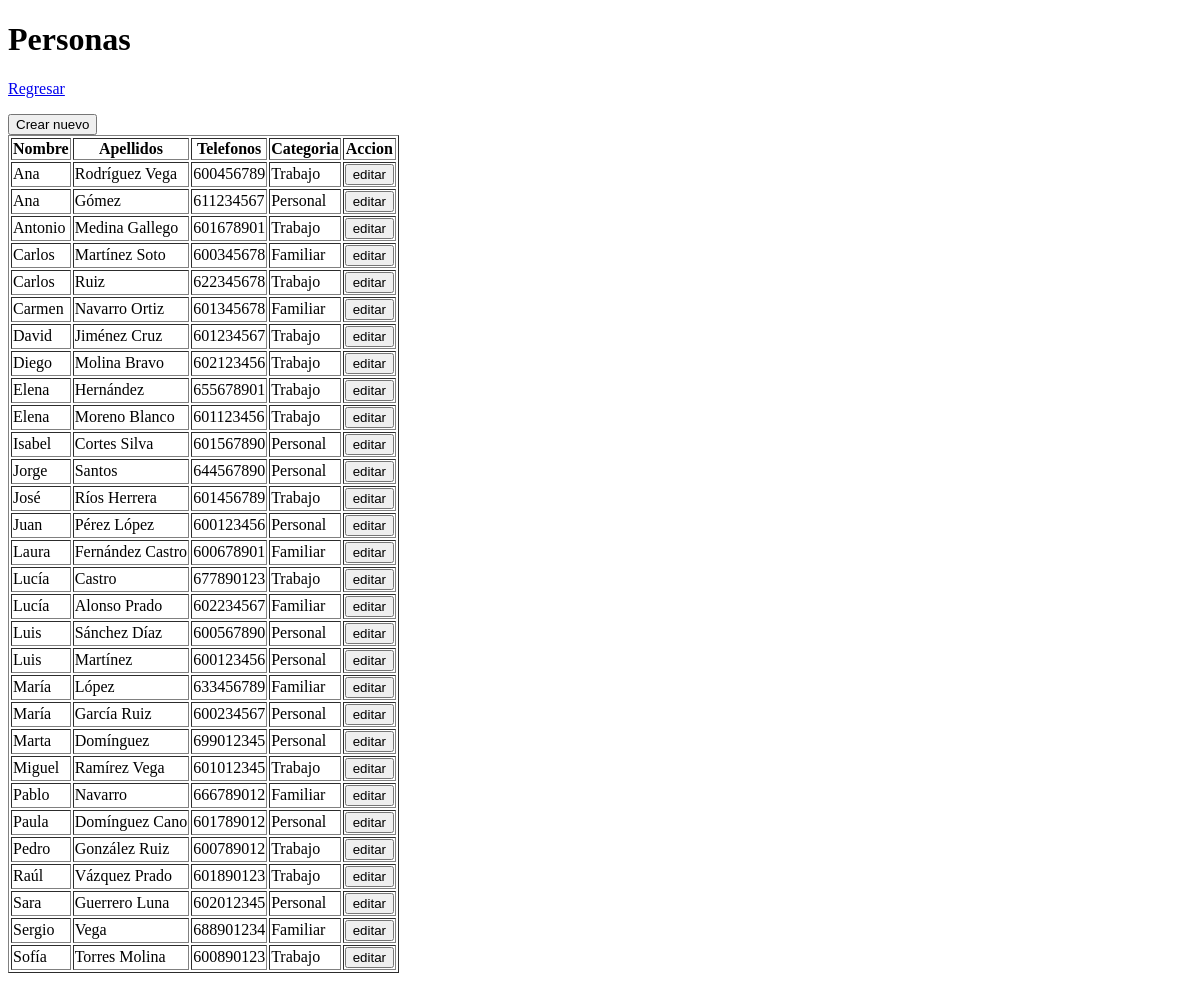
The page /agenda/listar-persona.php on the database as committed earlier.
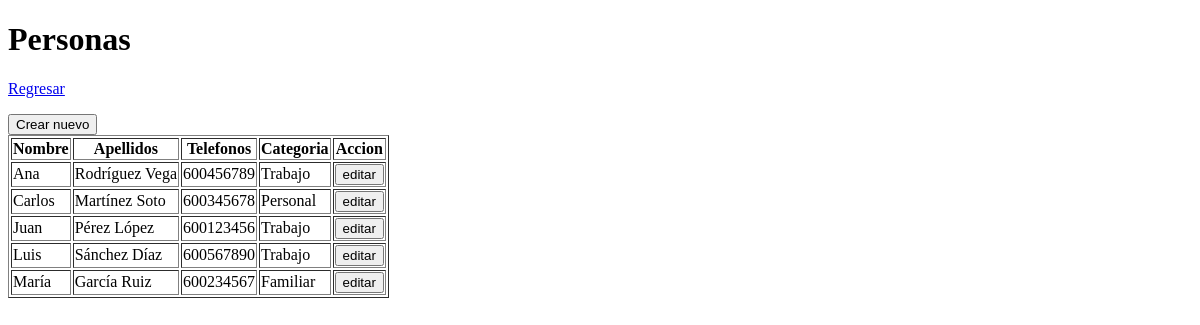
The same page on the database as committed later.
### tables this page shows
create table personas (
    id int auto_increment primary key,
    nombre varchar(20) not null,
    apellidos varchar(20) not null,
    telefono varchar(20) not null,
    categoria_id int,
    constraint fk_categoria FOREIGN KEY (categoria_id) REFERENCES categorias(categoria_id)
);

create table categorias (
    categoria_id int auto_increment primary key,
    nombre varchar(20) not null,
    descripcion varchar(100) not null
);

### agenda/varios.php (called while the page is built, shortened)
<?php
function selectContactosId($pdo){
    try{
        $consulta = $pdo->prepare("select
                                        p.nombre as nombre,
                                        p.apellidos as apellidos,
                                        p.telefono as telefono,
                                        c.nombre as categoria,
                                        p.id as id
                                    from personas p
                                    left join categorias c
                                        on c.categoria_id = p.categoria_id
                                    order by p.nombre");
        $consulta->execute();
        $datos = $consulta->fetchAll(PDO::FETCH_ASSOC);
    } catch(Exception $e){
        return $e->getMessage();
    }
    return $datos;
}

### agenda/listar-persona.php (the view, shortened to what this page needs)
<?php
require_once "varios.php";
$conexion = conectarPDO("localhost", "3307", "root", "", "agenda");
$html = "";
$personas = selectContactosId($conexion);
$html .= "<table border=\"1\">";
$html .= "<tr><th>Nombre</th><th>Apellidos</th><th>Telefonos</th><th>Categoria</th><th>Accion</th></tr>";
foreach ($personas as $fila) {
    $html .= "<tr>";
    $i = 0;
    foreach ($fila as $dato) {
        if ($i == 4) {
            $html .= <<<EOF
                <td>
                    <form action="guardar-persona.php" method="get">
                        <input type="hidden" name="id" value="$dato">
                        <input type="submit" value="editar">
                    </form>
                </td>
                EOF;
        } else {
            $html .= "<td>" . $dato . "</td>";
        }
        $i++;
    }
    $html .= "</tr>";
}
$html .= "</table>";
?>
<!DOCTYPE html>
<html lang="en">
<head>
</head>
<body>
    <h1>Personas</h1>
    <p>
        <a href="index.php">Regresar</a>
    </p>
    <form action="guardar-persona.php" method="get">
        <input type="submit" value="Crear nuevo">
    </form>
    <?= $html ?>
</body>
</html>

Rows that differ between the two databases and show on the page:
removed personas: nombre "Ana", apellidos "Gómez", telefono "611234567", categoria.nombre "Personal"
removed personas: nombre "Antonio", apellidos "Medina Gallego", telefono "601678901", categoria.nombre "Trabajo"
removed personas: nombre "Carlos", apellidos "Ruiz", telefono "622345678", categoria.nombre "Trabajo"
removed personas: nombre "Carmen", apellidos "Navarro Ortiz", telefono "601345678", categoria.nombre "Familiar"
removed personas: nombre "David", apellidos "Jiménez Cruz", telefono "601234567", categoria.nombre "Trabajo"
removed personas: nombre "Diego", apellidos "Molina Bravo", telefono "602123456", categoria.nombre "Trabajo"
removed personas: nombre "Elena", apellidos "Hernández", telefono "655678901", categoria.nombre "Trabajo"
removed personas: nombre "Elena", apellidos "Moreno Blanco", telefono "601123456", categoria.nombre "Trabajo"
removed personas: nombre "Isabel", apellidos "Cortes Silva", telefono "601567890", categoria.nombre "Personal"
removed personas: nombre "Jorge", apellidos "Santos", telefono "644567890", categoria.nombre "Personal"
removed personas: nombre "José", apellidos "Ríos Herrera", telefono "601456789", categoria.nombre "Trabajo"
removed personas: nombre "Laura", apellidos "Fernández Castro", telefono "600678901", categoria.nombre "Familiar"
removed personas: nombre "Lucía", apellidos "Castro", telefono "677890123", categoria.nombre "Trabajo"
removed personas: nombre "Lucía", apellidos "Alonso Prado", telefono "602234567", categoria.nombre "Familiar"
removed personas: nombre "Luis", apellidos "Martínez", telefono "600123456", categoria.nombre "Personal"
removed personas: nombre "María", apellidos "López", telefono "633456789", categoria.nombre "Familiar"
removed personas: nombre "Marta", apellidos "Domínguez", telefono "699012345", categoria.nombre "Personal"
removed personas: nombre "Miguel", apellidos "Ramírez Vega", telefono "601012345", categoria.nombre "Trabajo"
removed personas: nombre "Pablo", apellidos "Navarro", telefono "666789012", categoria.nombre "Familiar"
removed personas: nombre "Paula", apellidos "Domínguez Cano", telefono "601789012", categoria.nombre "Personal"
removed personas: nombre "Pedro", apellidos "González Ruiz", telefono "600789012", categoria.nombre "Trabajo"
removed personas: nombre "Raúl", apellidos "Vázquez Prado", telefono "601890123", categoria.nombre "Trabajo"
removed personas: nombre "Sara", apellidos "Guerrero Luna", telefono "602012345", categoria.nombre "Personal"
removed personas: nombre "Sergio", apellidos "Vega", telefono "688901234", categoria.nombre "Familiar"
removed personas: nombre "Sofía", apellidos "Torres Molina", telefono "600890123", categoria.nombre "Trabajo"
Other text that changed with them:
new list line: "Personal"
new list line: "Trabajo"
new list line: "Familiar"
list line gone: "Familiar"
list line gone: "Personal"
